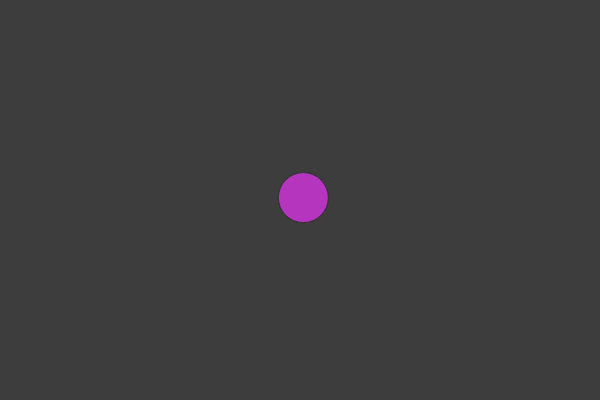
Frame 1 (no input)
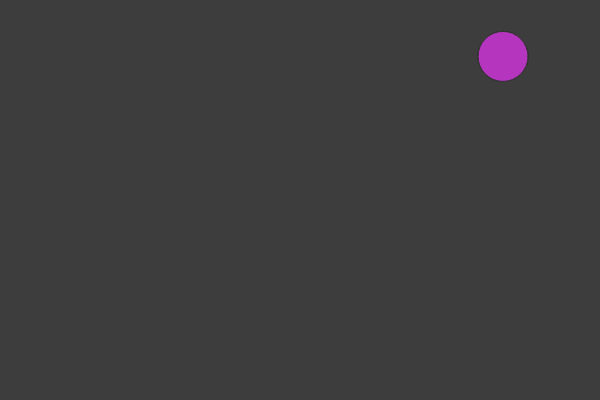
Frame 60 (no input)
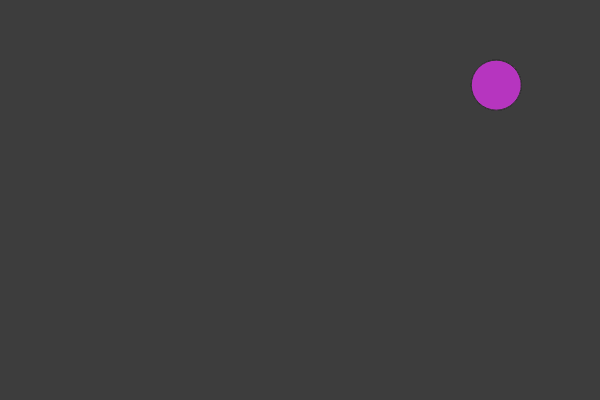
Frame 120 (the mouse pressed at the canvas centre since frame 60)

The p5.js sketch that drew these frames (run headless with seeded random() and noise() and a simulated clock; from frame 60 on, the mouse is pressed at the canvas centre):

// p5.js sketch
// ── sketch.js
var balls = [];
var ball = {
	x: 300,
	y: 200,
	xSpeed: 0,
	ySpeed: 0
}
var col = {
	r:0,
	g:0,
	b:0
}

function setup() {
	createCanvas(600,400);
	col.r = random(0,255);
	col.g = random(0,255);
	col.b = random(0,255);
	ball.xSpeed = random(2,6);
	ball.ySpeed = random(-4,-2);
}

function draw() {
	
	background(61);	
	move();
	bounce();
	display();
}

function move(){
	ball.x = ball.x + ball.xSpeed;
	ball.y = ball.y + ball.ySpeed;
}

function bounce(){
		
	if(ball.x > width || ball.x < 0){
		ball.xSpeed = ball.xSpeed * -1;
	}
	
	if(ball.y > height || ball.y < 0){
		ball.ySpeed = ball.ySpeed * -1;
	}
}

function display(){
	stroke(51);
	fill(col.r,col.g,col.b);
	for(var i = 0; i < 10 ; i++){
		
		ellipse(ball.x,ball.y,50,50);
		
	}
	balls.push(ball);
}
